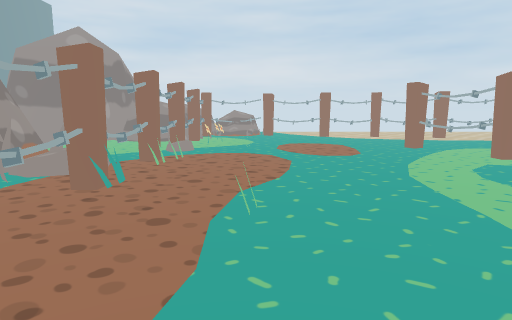
[1] (above)

24 first-person views from a walk through a Unity game level. The camera is 1.3 m above the floor, tilts 8° down and sees 75° across. The floor is counted in squares, 1 m on a side. Each view is taken from the middle of a square. On the plan, view 1 faces up. The plan holds only what a view shows up to about 14 squares ahead; the rest is blank. The place goes on beyond the plan. The player character is not drawn.

[2]
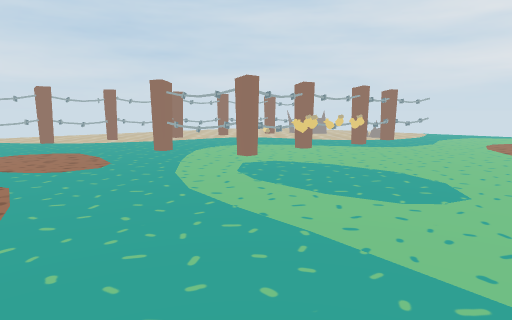

[3]
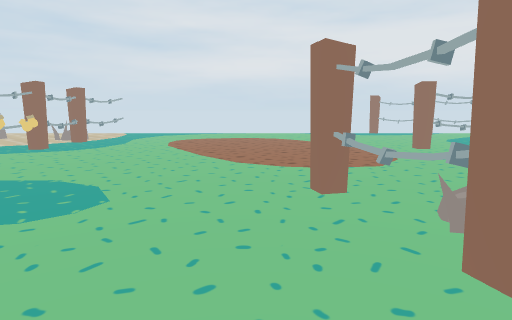

[4]
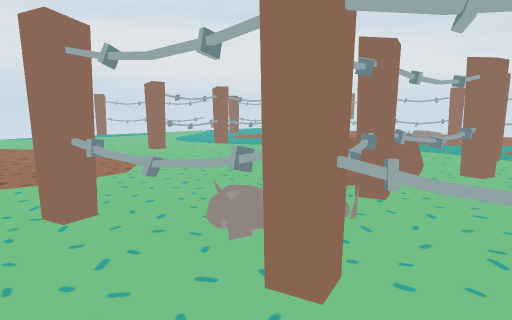

[5]
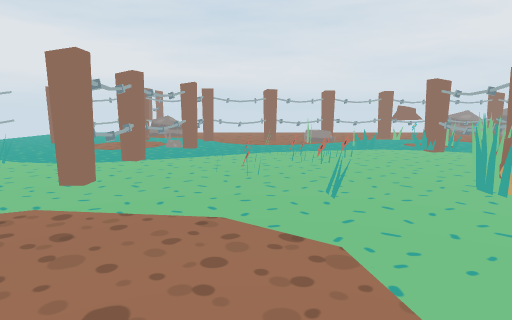

[6]
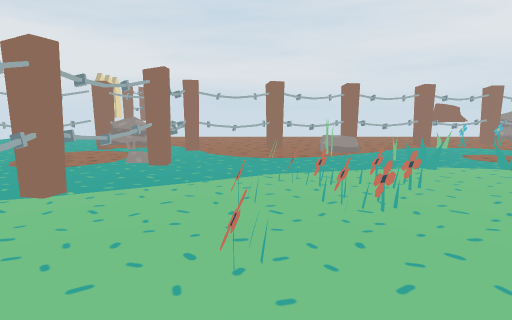

[7]
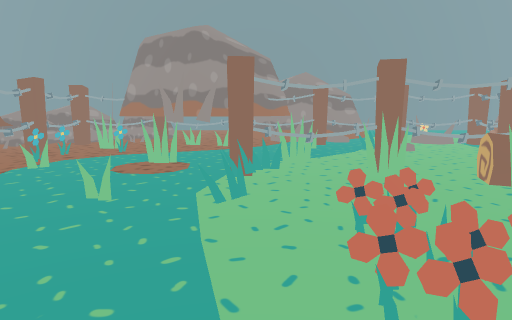

[8]
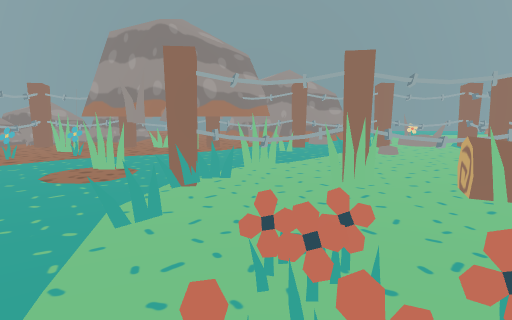

[9]
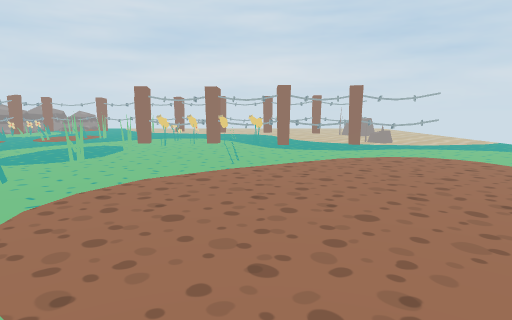

[10]
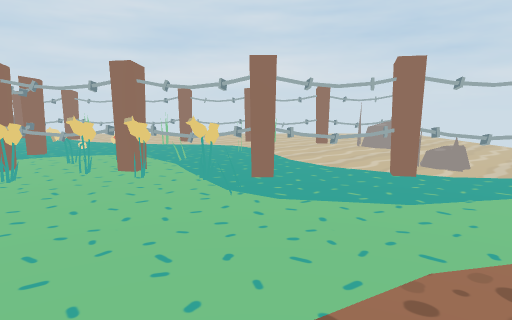

[11]
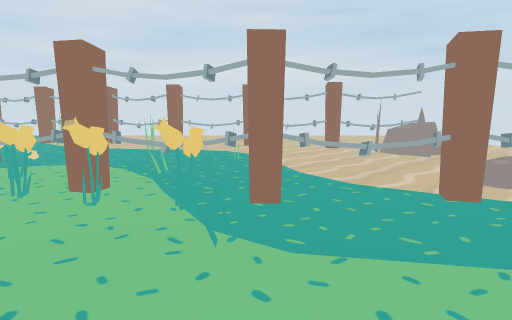

[12]
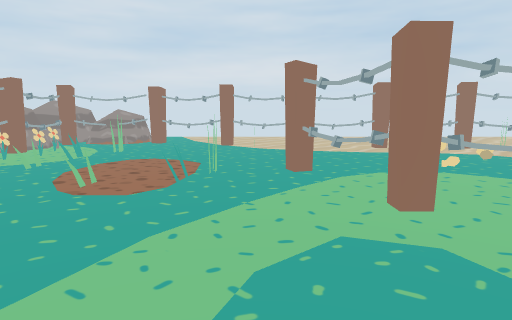

[13]
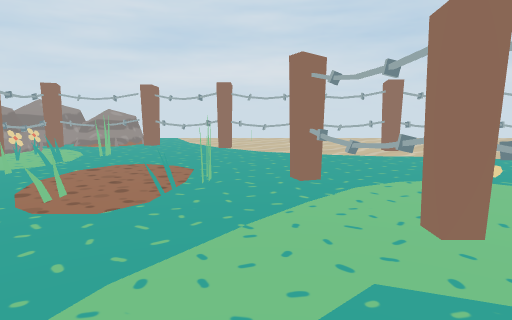

[14]
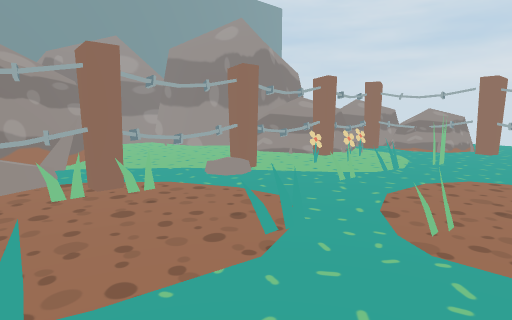

[15]
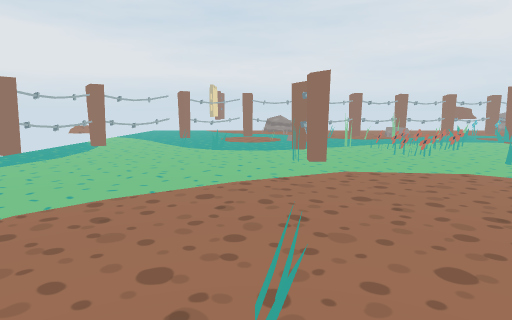

[16]
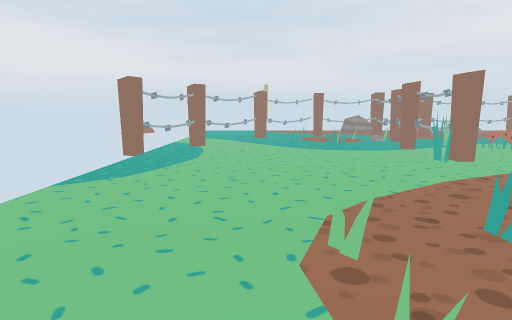

[17]
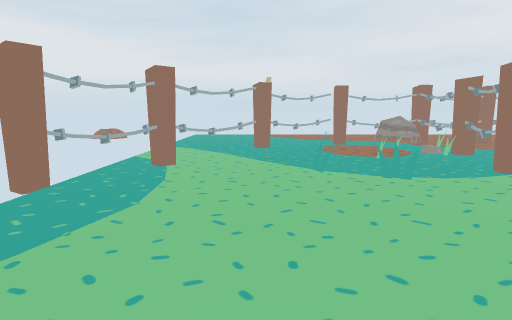

[18]
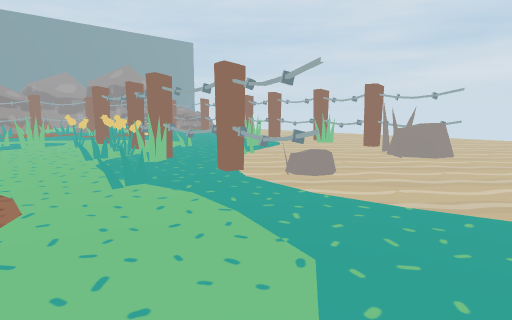

[19]
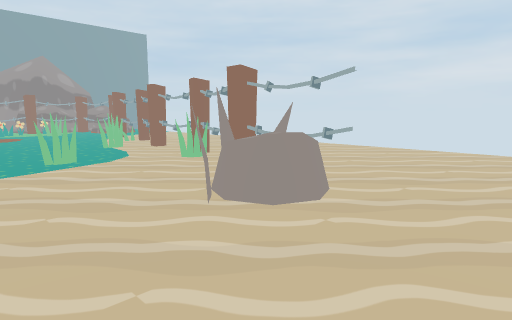

[20]
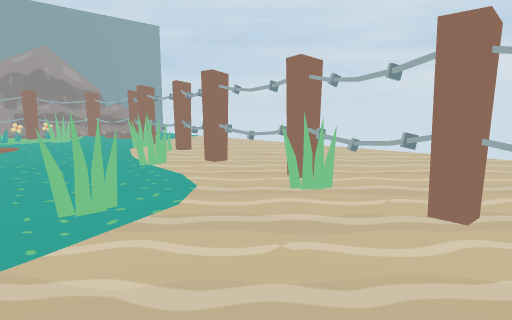

[21]
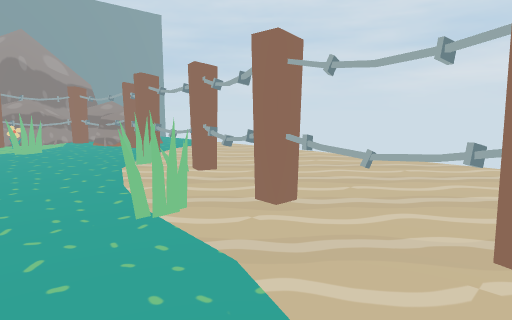

[22]
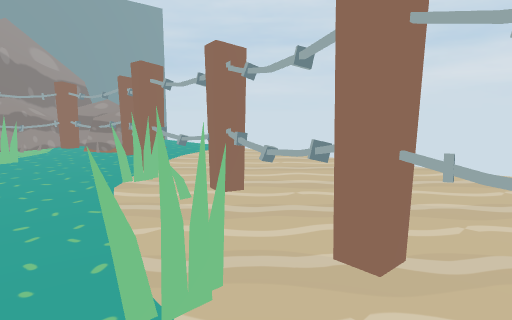

[23]
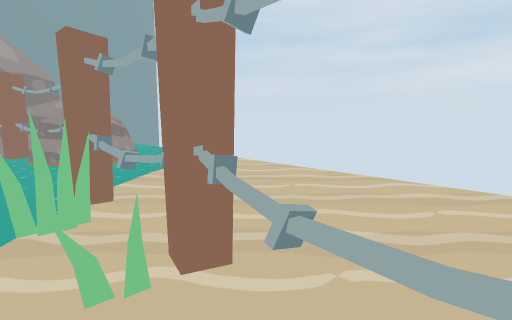

[24]
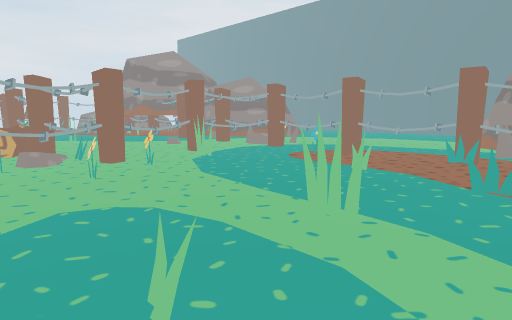

### Floor plan
Key: @ floor where view 1 was taken; # wall or solid block; x gap in a wall; . main floor; : floor 0.25 m higher than the main floor; + floor 0.5 m higher than the main floor; = window, fence, low wall or low ledge; ^ raised ledge; F flower; R rock; T thing the floor can be seen under or through; O other object.
Columns run from 6 left of view 1 to 23 right of it. Each row starts with its distance up from view 1.
 23    ........................
 22    R. ......................
 21   RR RR.....................
 20  RRRRRR#....................
 19  RR##R..##x###..............
 18  RR#.......##.##x#=#........
 17 RRR#..............######.....
 16 RRR#F.#........=......#RRR...
 15   .#F..................RRR...
 14   .xF...................R....
 13  ..#.........................
 12  ..R........T...............
 11  ..#........TT.O.......R.....
 10 =..#.........TT.........O...
  9 #R.x.........T=F#F##=###=....
  8 # +#..........F...F.#...=#...
  7 # :#.........=...............
  6 #R #.....#...................
  5  . #........................
  4  ..#.........=............. .
  3    #.....................
  2    #O......................
  1    #.......F...............=.
  0    =..@..F. ##.............=.
 -1   R###.####R#..............=.
 -2    #.#x=..RO.................
 -3   O#......#..................
 -4    #......x^=.............. .
 -5    =......x^=................
 -6    =......=x#...F..T.........
 -7    #......#........T.........x
 -8    #......#....FF..T........#
 -9   ##....=.#...FF.#.T.......##
-10    ##.....#........T......=#.
-11    ##..............T.....=#..
-12    ###............#T.........
-13    ###..#.........=RRR.......
-14    ##.........#...#R ..###...
-15    ###F...... #x####=x##.....
-16    #.x.FF###x##.....  ..
-17   R#==x###..    ....
-18   RR...OO
-19    RR..O
-20     R

Where each view was taken, in squares from view 1:
view 1: 0 up, 0 right, facing up
view 2: 2 up, 0 right, facing up-right
view 3: 1 up, 1 right, facing right
view 4: 1 up, 2 right, facing down-right
view 5: 1 up, 10 right, facing down
view 6: 3 down, 10 right, facing down
view 7: 10 down, 11 right, facing left
view 8: 9 down, 10 right, facing left
view 9: 5 down, 12 right, facing up
view 10: 2 up, 13 right, facing up
view 11: 4 up, 13 right, facing up
view 12: 5 up, 5 right, facing up
view 13: 6 up, 5 right, facing up
view 14: 7 up, 3 right, facing up-left
view 15: 4 up, 15 right, facing down
view 16: 4 up, 19 right, facing down
view 17: 1 down, 19 right, facing down
view 18: 4 up, 22 right, facing up-left
view 19: 11 up, 22 right, facing up-left
view 20: 12 up, 17 right, facing up-left
view 21: 14 up, 13 right, facing up-left
view 22: 15 up, 11 right, facing up-left
view 23: 17 up, 9 right, facing up-left
view 24: 8 up, 7 right, facing down-left
